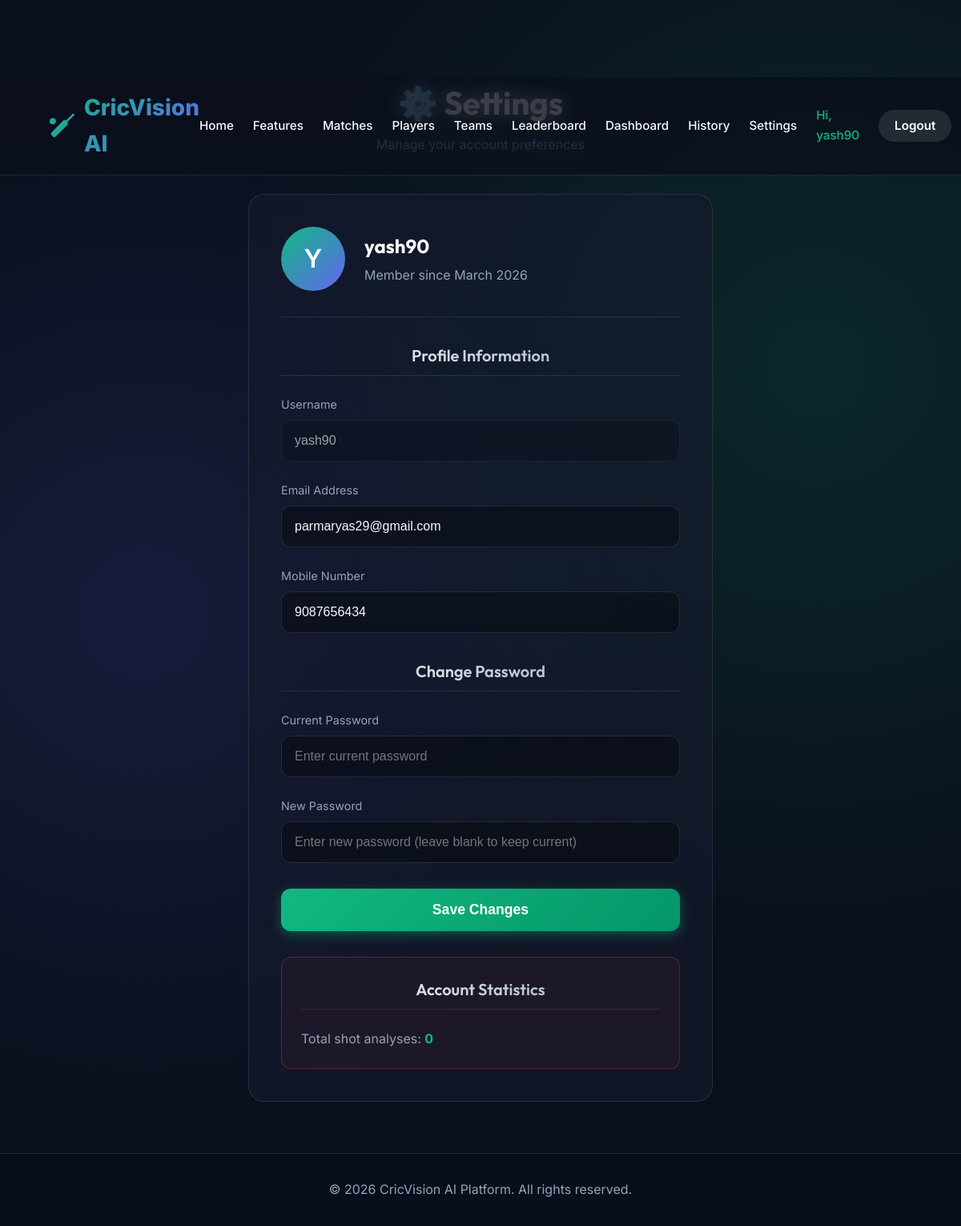
The app's page /settings (signed in) with its own data.
### app.py (models this page shows)
class User(db.Model):
    id = db.Column(db.Integer, primary_key=True)
    username = db.Column(db.String(80), unique=True, nullable=False)
    email = db.Column(db.String(120), unique=True, nullable=False)
    mobile = db.Column(db.String(15), unique=True, nullable=False)
    password_hash = db.Column(db.String(256), nullable=False)
    created_at = db.Column(db.DateTime, default=datetime.utcnow)
    analyses_count = db.Column(db.Integer, default=0)
    is_active = db.Column(db.Boolean, default=True)
    is_verified = db.Column(db.Boolean, default=False)
    verification_token = db.Column(db.String(64), unique=True, nullable=True)

### app.py (the view, shortened to what this page needs)
@app.route('/settings', methods=['GET', 'POST'])
def settings():
    if 'username' not in session:
        return redirect(url_for('login'))
    user = User.query.filter_by(username=session['username']).first()
    if not user:
        session.pop('username', None)
        return redirect(url_for('login'))
    return render_template('settings.html', user=user)

### app.py (called while the page is built)
@app.context_processor
def inject_user():
    return dict(logged_in='username' in session, username=session.get('username'))

### templates/settings.html (shortened to what this page needs)
{% extends "base.html" %}
{% block content %}
<div class="settings-container">
    <div class="page-title">
        <h1>⚙️ Settings</h1>
        <p>Manage your account preferences</p>
    </div>
    <div class="settings-card">
        <div class="user-info">
            <div class="user-avatar">
                {{ user.username[0]|upper }}
            </div>
            <div class="user-details">
                <h2>{{ user.username }}</h2>
                <p>Member since {{ user.created_at.strftime('%B %Y') if user.created_at else 'Recently' }}</p>
            </div>
        </div>
        <form method="POST" action="{{ url_for('settings') }}">
            <div class="settings-section">
                <h3 class="section-title">Profile Information</h3>
                <div class="form-group">
                    <label>Username</label>
                    <input type="text" value="{{ user.username }}" disabled>
                </div>
                <div class="form-group">
                    <label for="email">Email Address</label>
                    <input type="email" name="email" id="email" value="{{ user.email }}" required>
                </div>
                <div class="form-group">
                    <label for="mobile">Mobile Number</label>
                    <input type="tel" name="mobile" id="mobile" value="{{ user.mobile }}" required>
                </div>
            </div>
            <div class="settings-section">
                <h3 class="section-title">Change Password</h3>
                <div class="form-group">
                    <label for="current_password">Current Password</label>
                    <input type="password" name="current_password" id="current_password" placeholder="Enter current password">
                </div>
                <div class="form-group">
                    <label for="new_password">New Password</label>
                    <input type="password" name="new_password" id="new_password" placeholder="Enter new password (leave blank to keep current)">
                </div>
            </div>
            <button type="submit" class="submit-btn">Save Changes</button>
        </form>
        <div class="settings-section danger-zone" style="margin-top: 2rem; padding: 1.5rem; border-radius: 12px;">
            <h3 class="section-title" style="border-bottom-color: rgba(239, 68, 68, 0.2);">Account Statistics</h3>
            <p style="color: var(--text-muted);">
                Total shot analyses: <strong style="color: var(--accent-primary);">{{ user.analyses_count }}</strong>
            </p>
        </div>
    </div>
</div>
{% endblock %}

### templates/base.html (shortened to what this page needs)
<!DOCTYPE html>
<html lang="en">
<head>
</head>
<body class="fade-in">
    <header>
        <div class="logo">
            <span>🏏</span> CricVision AI
        </div>
<nav>
            <a href="{{ url_for('index') }}">Home</a>
            <a href="{{ url_for('features') }}">Features</a>
            <a href="{{ url_for('matches') }}">Matches</a>
            <a href="{{ url_for('players') }}">Players</a>
            <a href="{{ url_for('teams') }}">Teams</a>
            <a href="{{ url_for('leaderboard') }}">Leaderboard</a>
            {% if logged_in %}
            <a href="{{ url_for('dashboard') }}">Dashboard</a>
            <a href="{{ url_for('history') }}">History</a>
            <a href="{{ url_for('settings') }}">Settings</a>
            <a href="{{ url_for('profile') }}"
                style="color: var(--accent-primary); text-decoration: none; font-weight: 500;">Hi, {{ username }}</a>
            <a href="{{ url_for('logout') }}" class="nav-btn"
                style="background: rgba(255,255,255,0.1); box-shadow: none;">Logout</a>
            {% else %}
            <a href="{{ url_for('login') }}">Login</a>
            <a href="{{ url_for('signup') }}" class="nav-btn">Sign Up</a>
            {% endif %}
        </nav>
    </header>
    <main>
        {% block content %}{% endblock %}
    </main>
    <footer>
        <p>&copy; 2026 CricVision AI Platform. All rights reserved.</p>
    </footer>
</body>
</html>

### templates/base.html (style rules this page uses)
:root { --bg-base: #0a0f1c; --bg-panel: rgba(20, 27, 45, 0.7); --accent-primary: #10b981; --accent-secondary: #6366f1; --accent-glow: rgba(16, 185, 129, 0.4); --text-main: #f8fafc; --text-muted: #94a3b8; --border-color: rgba(255, 255, 255, 0.1); }
* { margin: 0; padding: 0; box-sizing: border-box; }
html { scroll-behavior: smooth; scroll-padding-top: 100px; }
body { font-family: 'Inter', sans-serif; background-color: var(--bg-base); color: var(--text-main); line-height: 1.6; overflow-x: hidden; background-image: radial-gradient(circle at 15% 50%, rgba(99, 102, 241, 0.15) 0%, transparent 50%), radial-gradient(circle at 85% 30%, rgba(16, 185, 129, 0.15) 0%, transparent 50%); }
h1, h2, h3, h4 { font-family: 'Outfit', sans-serif; }
header { background: rgba(10, 15, 28, 0.8); backdrop-filter: blur(12px); -webkit-backdrop-filter: blur(12px); border-bottom: 1px solid var(--border-color); padding: 1rem 5%; display: flex; justify-content: space-between; align-items: center; position: fixed; width: 100%; top: 0; z-index: 1000; }
.logo { font-size: 1.75rem; font-weight: 800; background: linear-gradient(135deg, var(--accent-primary), var(--accent-secondary)); -webkit-background-clip: text; -webkit-text-fill-color: transparent; display: flex; align-items: center; gap: 10px; }
nav { display: flex; align-items: center; gap: 1.5rem; }
nav a, nav span { color: var(--text-main); text-decoration: none; font-weight: 500; transition: all 0.3s ease; font-size: 0.95rem; }
.nav-btn { background: linear-gradient(135deg, var(--accent-primary), #059669); padding: 0.5rem 1.25rem; border-radius: 50px; color: white !important; font-weight: 600; box-shadow: 0 4px 15px var(--accent-glow); }
.section-title { text-align: center; font-size: 2.5rem; margin-bottom: 3rem; background: linear-gradient(to right, #fff, var(--text-muted)); -webkit-background-clip: text; -webkit-text-fill-color: transparent; }
footer { background: rgba(10, 15, 28, 0.95); border-top: 1px solid var(--border-color); color: var(--text-muted); text-align: center; padding: 2rem; }
.fade-in { animation: fadeInPage 0.5s ease-out forwards; }
.form-group { position: relative; }
.form-group input { width: 100%; padding: 1rem; background: rgba(0, 0, 0, 0.3); border: 1px solid rgba(255, 255, 255, 0.1); border-radius: 12px; color: var(--text-main); font-size: 1rem; transition: all 0.3s; box-sizing: border-box; }
main { min-height: 80vh; }

### templates/settings.html (style rules this page uses)
.settings-container { max-width: 700px; margin: 6rem auto 4rem; padding: 0 5%; }
.page-title { text-align: center; margin-bottom: 3rem; }
.page-title h1 { font-size: 2.5rem; margin-bottom: 0.5rem; }
.page-title p { color: var(--text-muted); }
.settings-card { background: var(--bg-panel); border: 1px solid var(--border-color); border-radius: 20px; padding: 2.5rem; }
.settings-section { margin-bottom: 2rem; }
.settings-section:last-child { margin-bottom: 0; }
.section-title { font-size: 1.25rem; font-weight: 600; margin-bottom: 1.5rem; padding-bottom: 0.5rem; border-bottom: 1px solid var(--border-color); }
.form-group { margin-bottom: 1.5rem; }
.form-group label { display: block; margin-bottom: 0.5rem; color: var(--text-muted); font-size: 0.9rem; }
.form-group input { width: 100%; padding: 1rem; background: rgba(0, 0, 0, 0.3); border: 1px solid var(--border-color); border-radius: 12px; color: var(--text-main); font-size: 1rem; transition: all 0.3s; box-sizing: border-box; }
.form-group input:disabled { opacity: 0.6; cursor: not-allowed; }
.submit-btn { width: 100%; padding: 1rem; background: linear-gradient(135deg, var(--accent-primary), #059669); color: white; border: none; border-radius: 12px; font-weight: 600; font-size: 1.1rem; cursor: pointer; transition: all 0.3s; box-shadow: 0 4px 15px var(--accent-glow); }
.danger-zone { border: 1px solid rgba(239, 68, 68, 0.3); background: rgba(239, 68, 68, 0.05); }
.user-info { display: flex; align-items: center; gap: 1.5rem; margin-bottom: 2rem; padding-bottom: 2rem; border-bottom: 1px solid var(--border-color); }
.user-avatar { width: 80px; height: 80px; border-radius: 50%; background: linear-gradient(135deg, var(--accent-primary), var(--accent-secondary)); display: flex; align-items: center; justify-content: center; font-size: 2rem; font-weight: 600; }
.user-details h2 { font-size: 1.5rem; margin-bottom: 0.3rem; }
.user-details p { color: var(--text-muted); }

### records on screen
User: username "yash90", username "Y", created_at "March 2026", email "parmaryas29@gmail.com", mobile "9087656434", analyses_count "0"
